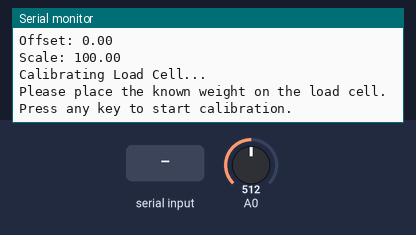
A sketch run on a simulated Arduino Uno, built with avr-gcc and run on an emulated ATmega328P. Shown: the last lines printed to the serial monitor. The inputs (shaded band) are chosen by the test bench; at power-on: A0 = 512.

Above: at 0.9 s.
1.0 s: "1" received over Serial
At 2.3 s:
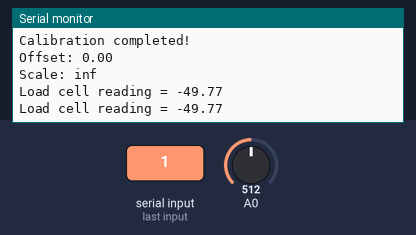
2.5 s: A0 set to 716
At 3.3 s:
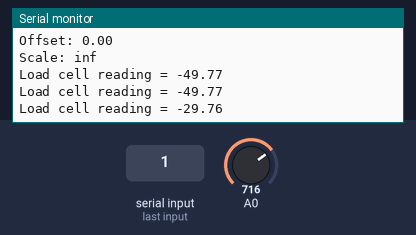
4.0 s: A0 set to 900
At 4.9 s:
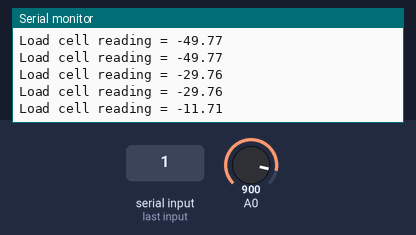
Timing chart, 0 to 7.0 s (numbered marks = the images above; inputs shaded):
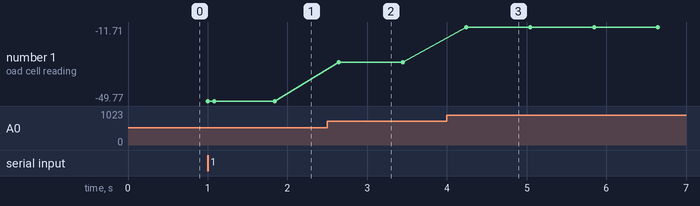

Measured:
- after the input at 1.0 s, the serial monitor: prints a new line at once (image 1)
- after the input at 2.5 s, the serial monitor: prints a new line after 0.14 s (image 2)
- after the input at 4.0 s, the serial monitor: prints a new line after 0.25 s (image 3)
- plotted number 1: -49.77 → -29.76 after the input at 2.5 s, -29.76 → -11.71 after the input at 4.0 s

The sketch:

Tedea_loadcell_chatgpt.ino
```cpp
#include <HX711.h>

// Tedea Huntleigh Load Cell Calibration
// Arduino Uno Pinout:
// E+ - 5V
// E- - GND
// S+ - A0
// S- - A1
// +S - A2
// -S - A3

// Calibration parameters
float LOADCELL_OFFSET = 0.0;   // Offset value
float LOADCELL_SCALE = 100.0;    // Scale value

// Known weight for calibration (replace with your own value)
const float KNOWN_WEIGHT = 1.183;  // Known weight in kilograms

void setup() {
  Serial.begin(9600);

  // Print the calibration parameters
  Serial.println("Load Cell Calibration Parameters:");
  Serial.print("Offset: ");
  Serial.println(LOADCELL_OFFSET);
  Serial.print("Scale: ");
  Serial.println(LOADCELL_SCALE);

  // Calibrate the load cell
  calibrateLoadCell();
}

void loop() {
  // Read the load cell value
  float value = readLoadCell();

  // Apply calibration
  float calibratedValue = (value - LOADCELL_OFFSET) / LOADCELL_SCALE;
  // Serial.print("calibrated = ");
  // Serial.println(calibratedValue);
  // Check if LOADCELL_SCALE is not zero or close to zero
  // if (LOADCELL_SCALE > 0.005) {
  //   // Convert calibrated value to load in kilograms
  //   float load = calibratedValue * LOADCELL_SCALE;

  //   // Print the load value
  //   Serial.print("Load: ");
  //   Serial.print(load);
  //   Serial.println(" N");
  // } else {
  //   // Print an error message if LOADCELL_SCALE is zero or close to zero
  //   Serial.println("Error: Load cell not calibrated properly.");
  // }

  // Delay for stability
  delay(800);
}

void calibrateLoadCell() {
  Serial.println("Calibrating Load Cell...");
  Serial.println("Please place the known weight on the load cell.");
  Serial.println("Press any key to start calibration.");

  // Wait for user input to start calibration
  while (!Serial.available()) {
    // Wait for user input
  }
  Serial.read();  // Clear the input buffer

  // Read the load cell value with the known weight
  float value = readLoadCell();

  // Calculate the calibration parameters
  LOADCELL_SCALE = KNOWN_WEIGHT / (value);

  // Print the calibration results
  Serial.println("Calibration completed!");
  Serial.print("Offset: ");
  Serial.println(LOADCELL_OFFSET);
  Serial.print("Scale: ");
  Serial.println(LOADCELL_SCALE);
}

float readLoadCell() {
  // float value = readLoadCell();
  // float calibratedValue = (value - LOADCELL_OFFSET) / LOADCELL_SCALE;
  // Read the voltage across the load cell
  // int sensePositive = analogRead(A2);
  // int senseNegative = analogRead(A3);
  float loadcellvalue = ((9.81 * analogRead(A0))-10000)/100;
  // int signalNegative = analogRead(A1);

  // float Loadresult = loadcellvalue - calibratedValue;

  // Serial.println(sensePositive);
  // Serial.println(senseNegative);
  Serial.print("Load cell reading = ");
  Serial.println(loadcellvalue);
  // Serial.println(signalNegative);

  // Serial.println("Load");
  // Serial.print(Loadresult);


  // // Calculate the differential voltage
  // int differentialVoltage = sensePositive - senseNegative;

  // // Adjust the voltage with the signal terminals
  // int adjustedVoltage = differentialVoltage - (signalPositive - signalNegative);

  // // Return the adjusted voltage
  // return adjustedVoltage;
  return 0;
}
```
